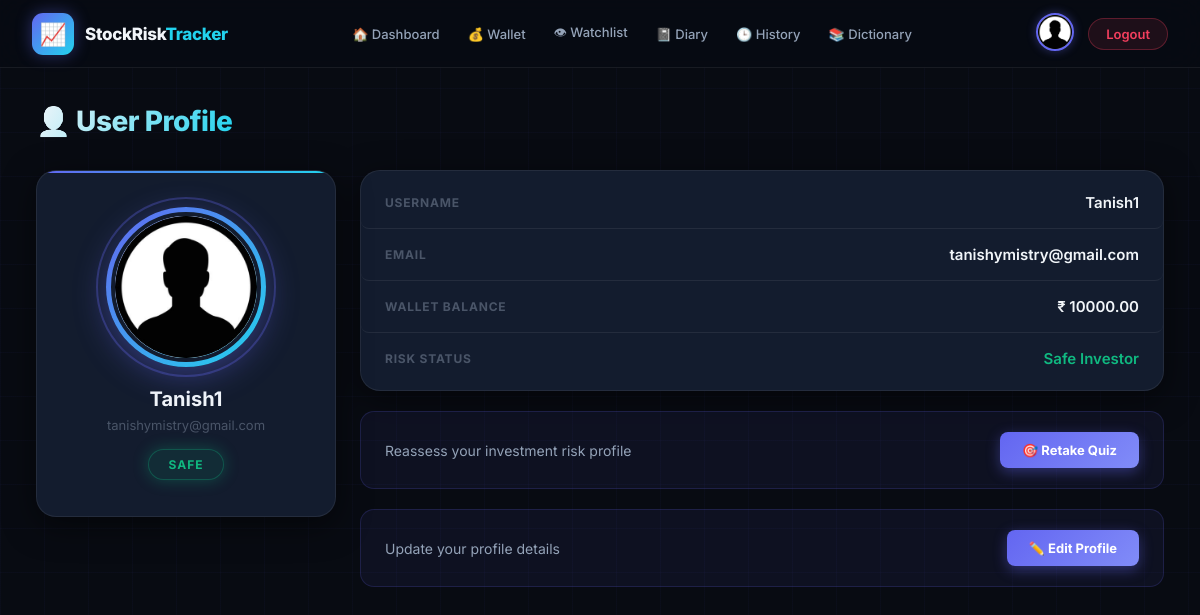
The app's page /tracker/profile/ (signed in) with its own data.
### tracker/models.py (models this page shows, shortened)
class Profile(models.Model):
    user = models.OneToOneField(User, on_delete=models.CASCADE)
    risk_score = models.IntegerField(default=0)
    risk_category = models.CharField(max_length=20, default="Neutral") # "Safe" or "Risky"
    wallet_balance = models.DecimalField(max_digits=12, decimal_places=2, default=10000.00)

### tracker/views/auth_views.py (the view)
# urls.py: path('profile/', views.profile, name='profile'),
@login_required
def profile(request):
    user_profile, created = Profile.objects.get_or_create(user=request.user)
    context = {'profile': user_profile}
    return render(request, 'profile.html', context)

### templates/profile.html (shortened to what this page needs)
{% extends "base.html" %}
{% load static %}
{% block page_title %}👤 User Profile{% endblock %}
{% block content %}
<div class="profile-layout">
    <div class="profile-left-card">
        <div class="avatar-ring">
            <img src="{% static 'image/profile.jpg' %}" class="profile-image" alt="Profile">
        </div>
        <h2>{{ user.username }}</h2>
        <p class="profile-email">{{ user.email|default:"No email linked" }}</p>
        <span class="risk-badge {% if profile.risk_category == 'Safe' %}safe{% elif profile.risk_category == 'Risky' %}risky{% else %}neutral{% endif %}">
            {{ profile.risk_category|default:"Neutral" }}
        </span>
    </div>
    <div class="profile-right">
        <div class="info-card">
            <div class="info-row">
                <span>Username</span>
                <strong>{{ user.username }}</strong>
            </div>
            <div class="info-row">
                <span>Email</span>
                <strong>{{ user.email|default:"No email linked" }}</strong>
            </div>
            <div class="info-row">
                <span>Wallet Balance</span>
                <strong>₹ {{ profile.wallet_balance }}</strong>
            </div>
            <div class="info-row">
                <span>Risk Status</span>
                <strong class="{% if profile.risk_category == 'Safe' %}safe-text{% elif profile.risk_category == 'Risky' %}risky-text{% else %}neutral-text{% endif %}">
                    {{ profile.risk_category|default:"Neutral" }} Investor
                </strong>
            </div>
        </div>
        <div class="action-card">
            <p>Reassess your investment risk profile</p>
            <a href="{% url 'quiz' %}" class="quiz-btn">🎯 Retake Quiz</a>
        </div>
        <div class="action-card">
            <p>Update your profile details</p>
            <a href="{% url 'update_profile' %}" class="quiz-btn">✏️ Edit Profile</a>
        </div>
    </div>
</div>
{% endblock %}

### static/css/base.css (style rules this page uses)
:root { --bg-base: #080b12; --bg-surface: #0f1724; --bg-card: #131c2e; --bg-card-hover: #182236; --accent: #6366f1; --accent-dark: #4f52cc; --accent-glow: rgba(99,102,241,0.4); --accent-2: #22d3ee; --accent-2-glow: rgba(34,211,238,0.25); --green: #10b981; --green-glow: rgba(16,185,129,0.3); --red: #f43f5e; --red-glow: rgba(244,63,94,0.3); --amber: #f59e0b; --text-primary: #f1f5f9; --text-secondary:#94a3b8; --text-muted: #4a5568; --border: rgba(255,255,255,0.07); --border-accent: rgba(99,102,241,0.3); --navbar-h: 68px; --radius-sm: 8px; --radius-md: 14px; --radius-lg: 20px; --shadow-card: 0 8px 32px rgba(0,0,0,0.5); --shadow-glow: 0 0 28px var(--accent-glow); --transition: all 0.3s cubic-bezier(0.4,0,0.2,1); }
*, *::before, *::after { box-sizing: border-box; margin: 0; padding: 0; }
html { scroll-behavior: smooth; }
body { font-family: 'Inter', 'Segoe UI', sans-serif; background: var(--bg-base); color: var(--text-primary); min-height: 100vh; overflow-x: hidden; }
body::before { content: ''; position: fixed; inset: 0; background-image: linear-gradient(rgba(99,102,241,0.035) 1px, transparent 1px), linear-gradient(90deg, rgba(99,102,241,0.035) 1px, transparent 1px); background-size: 44px 44px; pointer-events: none; z-index: 0; }
.safe-text { color: var(--green) !important; }

### templates/profile.html (style rules this page uses)
.profile-layout { display: grid; grid-template-columns: 300px 1fr; gap: 24px; align-items: start; }
.profile-left-card { background: var(--bg-card); border: 1px solid var(--border); border-radius: var(--radius-lg); padding: 36px 24px; text-align: center; box-shadow: var(--shadow-card); position: relative; overflow: hidden; }
.profile-left-card::before { content: ''; position: absolute; top: 0; left: 0; right: 0; height: 2px; background: linear-gradient(90deg, var(--accent), var(--accent-2)); }
.avatar-ring { width: 160px; height: 160px; margin: 0 auto 20px; border-radius: 50%; background: linear-gradient(135deg, var(--accent), var(--accent-2)); display: flex; align-items: center; justify-content: center; box-shadow: 0 8px 32px var(--accent-glow); position: relative; animation: floatAvatar 4s ease-in-out infinite; }
.avatar-ring::before { content: ''; position: absolute; width: 180px; height: 180px; border-radius: 50%; border: 2px solid rgba(99,102,241,0.3); animation: pulse-ring 2.5s ease-out infinite; }
.profile-image { width: 150px; height: 150px; border-radius: 50%; object-fit: cover; border: 4px solid var(--bg-card); position: relative; z-index: 1; }
.profile-left-card h2 { font-size: 20px; font-weight: 700; margin-bottom: 6px; }
.profile-email { font-size: 13px; color: var(--text-muted); margin-bottom: 16px; }
.risk-badge { display: inline-flex; align-items: center; padding: 7px 20px; border-radius: 25px; font-size: 12px; font-weight: 700; letter-spacing: 1px; text-transform: uppercase; transition: var(--transition); }
.risk-badge.safe { color: var(--green); background: rgba(16,185,129,0.1); border: 1px solid rgba(16,185,129,0.3); box-shadow: 0 0 16px var(--green-glow); }
.profile-right { display: flex; flex-direction: column; gap: 20px; }
.info-card { background: var(--bg-card); border: 1px solid var(--border); border-radius: var(--radius-lg); padding: 6px 0; box-shadow: var(--shadow-card); }
.info-row { display: flex; justify-content: space-between; align-items: center; padding: 16px 24px; border-bottom: 1px solid var(--border); transition: var(--transition); border-radius: var(--radius-sm); }
.info-row:last-child { border-bottom: none; }
.info-row span { font-size: 12px; font-weight: 700; color: var(--text-muted); text-transform: uppercase; letter-spacing: 0.8px; }
.info-row strong { color: var(--text-primary); font-size: 15px; font-weight: 600; }
.action-card { background: rgba(99,102,241,0.07); border: 1px solid rgba(99,102,241,0.18); border-radius: var(--radius-md); padding: 20px 24px; display: flex; justify-content: space-between; align-items: center; transition: var(--transition); }
.action-card p { color: var(--text-secondary); font-size: 14px; }
.quiz-btn { display: inline-flex; align-items: center; gap: 6px; padding: 10px 22px; background: linear-gradient(135deg, var(--accent), #818cf8); color: #fff; text-decoration: none; border-radius: var(--radius-sm); font-weight: 700; font-size: 13px; box-shadow: 0 4px 14px var(--accent-glow); transition: var(--transition); white-space: nowrap; flex-shrink: 0; }

### records on screen
Profile: risk_category "SAFE", wallet_balance "10000.00", risk_category "Safe"

### other values on screen
{{ user.username }} "Tanish1"
{{ user.email|default:"No email linked" }} "tanishymistry@gmail.com"
